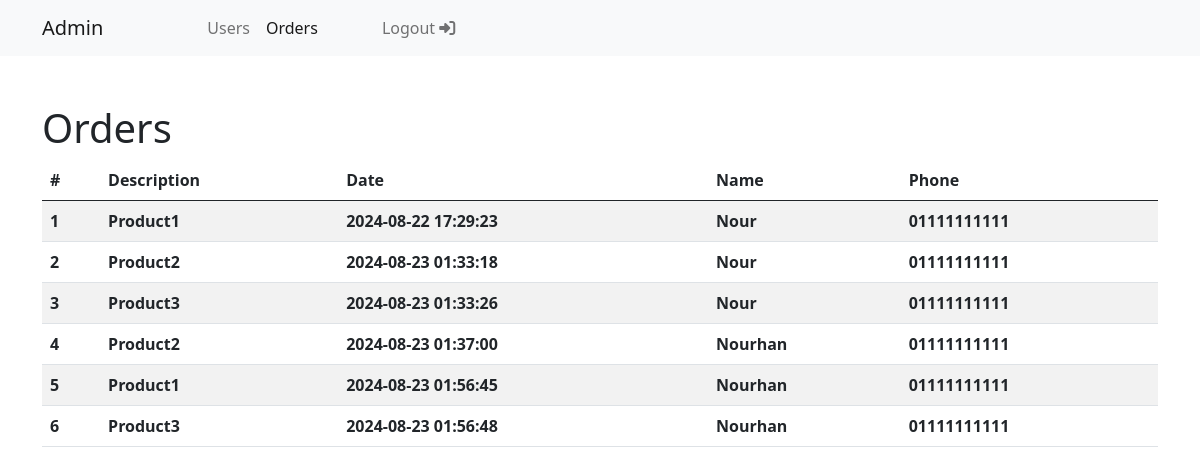
Screenshot of /admin_orders.php (signed in) with the database file from the repository.
### tables this page shows
CREATE TABLE `orders` (
  `id` int(11) UNSIGNED NOT NULL,
  `user_id` int(11) UNSIGNED NOT NULL,
  `order_description` text NOT NULL,
  `created_at` timestamp NULL DEFAULT current_timestamp()
);

CREATE TABLE `users` (
  `id` int(11) UNSIGNED NOT NULL,
  `name` varchar(191) NOT NULL,
  `email` varchar(191) NOT NULL,
  `password` varchar(191) NOT NULL,
  `phone` varchar(191) NOT NULL,
  `type` varchar(191) NOT NULL,
  `created_at` timestamp NULL DEFAULT current_timestamp()
);

### models/adminModel.php (called while the page is built, shortened)
<?php
function get_orders(){
    $conn = connectToDB();
    $data = $conn -> query("SELECT orders.* ,users.name,users.phone FROM orders INNER JOIN users ON orders.user_id = users.id;");
    return $data -> fetchAll();
}

### admin_orders.php (the view, shortened to what this page needs)
<?php
$active_orders = 'active';
include_once 'templates/header.php';
include_once 'templates/navbar_admin.php';
include_once 'models/adminModel.php';
$orders = get_orders();
$fields=['order_description','created_at','name','phone'];
$countnum =1;
?>
<div class="container mt-5">
    <h1>Orders</h1>
    <table class="table table-striped table-hover">
        <thead>
            <tr>
                <th scope="col">#</th>
                <th scope="col">Description</th>
                <th scope="col">Date</th>
                <th scope="col">Name</th>
                <th scope="col">Phone</th>
            </tr>
        </thead>
        <tbody>
            <?php foreach ($orders as $order){
                echo '<tr>';
                echo '<th scope="row">'.$countnum.'</th>';
                    foreach($fields as $field){
                        echo '<th scope="row">'.$order[$field].'</th>';
                    }
                    $countnum ++;
                    echo '</tr>';
                } ?>
        </tbody>
    </table>
</div>
<?php
include_once 'templates/footer.php';
?>

### templates/header.php (shortened to what this page needs)
<!DOCTYPE html>
<html lang="en">
<head>
    <link href="https://cdn.jsdelivr.net/npm/bootstrap@5.0.2/dist/css/bootstrap.min.css" rel="stylesheet">
    <link rel="stylesheet" href="https://cdnjs.cloudflare.com/ajax/libs/font-awesome/6.6.0/css/all.min.css" />
</head>
<body>

### templates/navbar_admin.php (shortened to what this page needs)
<nav class="navbar navbar-expand-lg navbar-light bg-light">
  <div class="container">
    <a class="navbar-brand me-5" href="#">Admin</a>
    <div class="collapse navbar-collapse ms-5" id="navbarNav">
      <ul class="navbar-nav">
        <li class="nav-item">
          <a class="nav-link <?php if(isset($active_users)){ echo $active_users; }?>" href="admin_users.php">Users</a>
        </li>
        <li class="nav-item">
          <a class="nav-link <?php if(isset($active_orders)){ echo $active_orders; }?>" href="admin_orders.php">Orders</a>
        </li>
        <li class="nav-item float-end ms-5">
          <a class="nav-link" href="logout.php">Logout <i class="fa-solid fa-right-to-bracket"></i></a>
        </li>
      </ul>
    </div>
  </div>
</nav>

### templates/footer.php (shortened to what this page needs)
</body>
</html>

### rows the page displays
orders: order_description "Product1", created_at "2024-08-22 17:29:23", user.name "Nour", user.phone "01111111111"
orders: order_description "Product2", created_at "2024-08-23 01:33:18", user.name "Nour", user.phone "01111111111"
orders: order_description "Product3", created_at "2024-08-23 01:33:26", user.name "Nour", user.phone "01111111111"
orders: order_description "Product2", created_at "2024-08-23 01:37:00", user.name "Nourhan", user.phone "01111111111"
orders: order_description "Product1", created_at "2024-08-23 01:56:45", user.name "Nourhan", user.phone "01111111111"
orders: order_description "Product3", created_at "2024-08-23 01:56:48", user.name "Nourhan", user.phone "01111111111"
